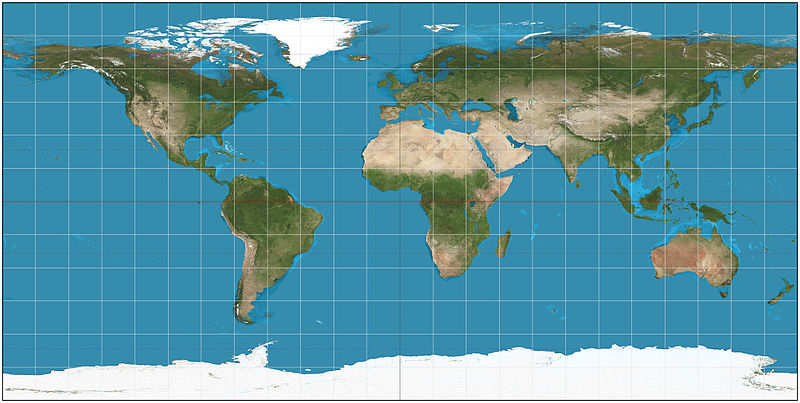
#> input picture Python/EX/Scientific_Computing/plate-carree.png, 800 x 403 px
$ python daylight_sol.py
#> lines starting #> are read from the running program, lines starting #| are printed output that depends on the picture
# -*- coding: utf-8 -*-
"""

Today we will make a contour plot of the solar radiation on the world right now!

1)  Write the function get_time() to get the number of seconds since this
    year's Spring Equinox.

2)  Write the functions rot_x, _y, and _z that take an angle w and returns
    the appropriate rotation matrix.

3)  Write the function tageslicht that takes a given latitude and longitude
    (in radians) on the world, and time (in seconds since the Spring Equinox
    of the current year), and returns the sun's intensity between -1 and 1.
    Positive intensity means daylight, while negative means darkness.

4)  Use the function plot_map to load the image of the world map provided. Use
    the contour function to plot contours of sunlight over this word map. Make
    sure to only draw contours for where it is day. Note: you need to specify
    the length and width of the plot in pixels for this to work with the image.

5)  Optional: plot the sunlight for an arbitrary time.


@author:
@with:

"""
import matplotlib.pyplot as plt
from matplotlib.image import imread
from pylab import imshow, contour, show
from time import time
from numpy import pi, arange, meshgrid, matrix, zeros, cos, sin, linspace

s_per_hour = 60*60
s_per_day  = 24*s_per_hour
s_per_year = 365.242*s_per_day
inclination = 23.5/180*pi
equinox13 = 1363780800  # Referenzzeit, time.time() um 12:00 UTC am 20. März 2013,

def plot_map(bildname):
    """ Lädt die Karte

    Returns
    -------
    map_dimensions : tuple of 2 ints (height, width)
        Grösse der geladenen Karte in Pixeln

    """
    fig2 = plt.figure()
    ax = fig2.add_subplot(1,1,1)
    img = imread(bildname)
    ax.imshow(img,extent=[-180,180,-90,90])
    ax.set_xticks(linspace(-180,180,13))
    ax.set_yticks(linspace(-90,90,7))
    return img.shape[0:2]

def tageslicht(longitude, latitude, t):
    """ Bestimmt die Sonneneinstrahlung für den gegeben Punkt

    Parameters
    ----------
    latitude :
        Geografische Breite des gewünschten Punktes
    longitude :
        Geografische Länge des gewünschten Punktes
    t : int
        Zeit in Sekunden, zu der Einstrahlung berechnet werden soll


    Returns
    -------
    sun_value : double
        Sonneneinstrahlung an diesem Punkt

    """
    delta = 1.*t/s_per_year*2*pi
    hour  = (t % s_per_day) / s_per_hour
    sidereal_time = longitude+delta+hour/12.*pi
    sun_vec = matrix([[1., 0, 0]])
    # rotate
    sun_vec *= rot_y(latitude)
    sun_vec *= rot_z(sidereal_time)
    sun_vec *= rot_x(inclination)
    sun_vec *= rot_z(-delta)
    # return x-component
    return sun_vec[0,0]

def get_time():
    return (int(time()) - equinox13) % s_per_year

def rot_x(w):
    return matrix([[1,       0,      0],
                   [0,  cos(w), sin(w)],
                   [0, -sin(w), cos(w)]])

def rot_y(w):
    return matrix([[  cos(w), 0, -sin(w)],
                   [      0,  1,       0],
                   [  sin(w), 0,  cos(w)]])

def rot_z(w):
    return matrix([[  cos(w),  sin(w), 0],
                   [ -sin(w),  cos(w), 0],
                   [       0,      0,  1]])

t = get_time()
N = 50
x = linspace(-pi,pi,N)
y = linspace(-pi/2,pi/2,N)
z = zeros((N,N))
for i in range(N):
    for j in range(N):
        z[j,i] = tageslicht(x[i],y[j], t)

map_dim = plot_map("plate-carree.png")
#> in plot_map, img is the input picture: shape (403, 800, 3) float32; mean R, G, B 0.372, 0.588, 0.638
#> map_dim = (403, 800)

#Transformiert auf die Pixeldarstellung der Kartenprojektion
#x = linspace(0,map_dim[1],N)
#y = linspace(map_dim[0],0,N)
x = linspace(-180, 180,N)
y = linspace(-90,90,N)

lev = linspace(0,1,12)
contour(x,y,z,lev)
show()
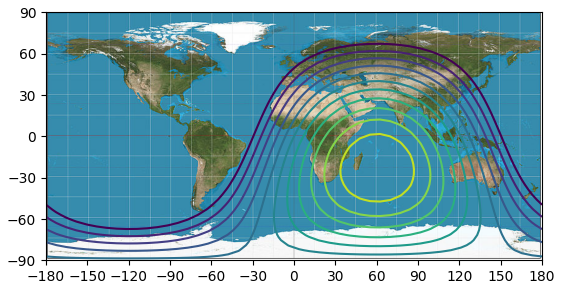
#> figure drawn by matplotlib, 1 panel
